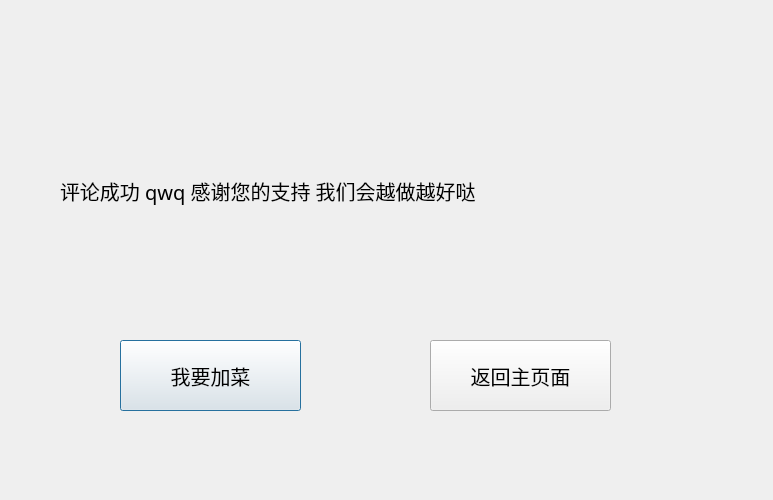
<?xml version="1.0" encoding="UTF-8"?>
<ui version="4.0">
 <class>AfterComment</class>
 <widget class="QDialog" name="AfterComment">
  <property name="geometry">
   <rect>
    <x>0</x>
    <y>0</y>
    <width>773</width>
    <height>500</height>
   </rect>
  </property>
  <property name="windowTitle">
   <string>Dialog</string>
  </property>
  <widget class="QLabel" name="label">
   <property name="geometry">
    <rect>
     <x>60</x>
     <y>140</y>
     <width>641</width>
     <height>101</height>
    </rect>
   </property>
   <property name="font">
    <font>
     <family>等线 Light</family>
     <pointsize>15</pointsize>
    </font>
   </property>
   <property name="text">
    <string>评论成功 qwq 感谢您的支持 我们会越做越好哒</string>
   </property>
  </widget>
  <widget class="QPushButton" name="add">
   <property name="geometry">
    <rect>
     <x>120</x>
     <y>340</y>
     <width>181</width>
     <height>71</height>
    </rect>
   </property>
   <property name="font">
    <font>
     <family>微软雅黑 Light</family>
     <pointsize>15</pointsize>
    </font>
   </property>
   <property name="text">
    <string>我要加菜</string>
   </property>
  </widget>
  <widget class="QPushButton" name="back">
   <property name="geometry">
    <rect>
     <x>430</x>
     <y>340</y>
     <width>181</width>
     <height>71</height>
    </rect>
   </property>
   <property name="font">
    <font>
     <family>微软雅黑 Light</family>
     <pointsize>15</pointsize>
    </font>
   </property>
   <property name="text">
    <string>返回主页面</string>
   </property>
  </widget>
 </widget>
 <resources/>
 <connections/>
</ui>
